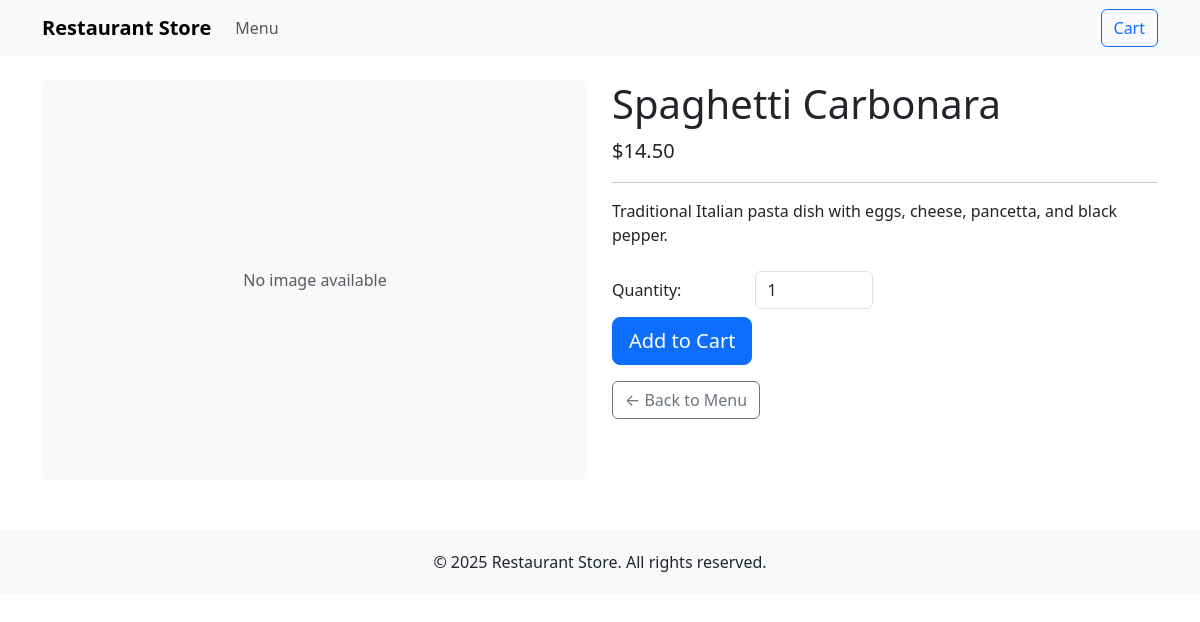
Page /product/2/ (signed in) on the committed database.
### store/models.py (models this page shows, shortened)
class Product(models.Model):
    name = models.CharField(max_length=100)
    description = models.TextField()
    price = models.DecimalField(max_digits=6, decimal_places=2)
    image = models.ImageField(upload_to='products/', blank=True, null=True)
    created_at = models.DateTimeField(auto_now_add=True)
    updated_at = models.DateTimeField(auto_now=True)
    available = models.BooleanField(default=True)

### store/views.py (the view)
# urls.py: path('product/<int:product_id>/', views.product_detail, name='product_detail'),
def product_detail(request, product_id):
    product = get_object_or_404(Product, id=product_id, available=True)
    cart = get_cart(request)
    cart_items_count = cart.items.count()
    return render(request, 'store/product_detail.html', {
        'product': product,
        'cart_items_count': cart_items_count
    })

### store/views.py (called while the page is built)
def get_cart(request):
    session_key = request.session.session_key
    if not session_key:
        request.session.create()
        session_key = request.session.session_key
    cart, created = Cart.objects.get_or_create(session_key=session_key)
    return cart

### store/templates/store/product_detail.html (shortened to what this page needs)
{% extends 'store/base.html' %}
{% block content %}
<div class="container mt-4">
    <div class="row">
        <div class="col-md-6">
            {% if product.image %}
            <img src="{{ product.image.url }}" class="img-fluid rounded" alt="{{ product.name }}">
            {% else %}
            <div class="bg-light d-flex align-items-center justify-content-center rounded" style="height: 400px;">
                <span class="text-muted">No image available</span>
            </div>
            {% endif %}
        </div>
        <div class="col-md-6">
            <h1>{{ product.name }}</h1>
            <p class="lead">${{ product.price }}</p>
            <hr>
            <p>{{ product.description }}</p>
            <form action="{% url 'add_to_cart' product.id %}" method="post" class="mt-4">
                <div class="form-group row">
                    <label for="quantity" class="col-sm-3 col-form-label">Quantity:</label>
                    <div class="col-sm-3">
                        <input type="number" name="quantity" id="quantity" value="1" min="1" class="form-control">
                    </div>
                </div>
                <button type="submit" class="btn btn-primary btn-lg mt-2">Add to Cart</button>
            </form>
            <a href="{% url 'product_list' %}" class="btn btn-outline-secondary mt-3">← Back to Menu</a>
        </div>
    </div>
</div>
{% endblock %}

### rows in the picture
Product: name "Spaghetti Carbonara", price "14.50", description "Traditional Italian pasta dish with eggs, cheese, pancetta, and black pepper."
